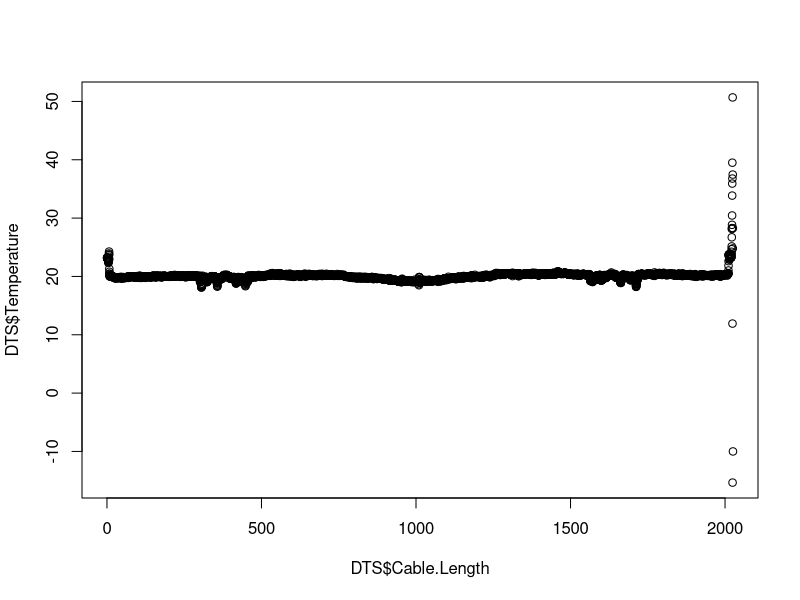
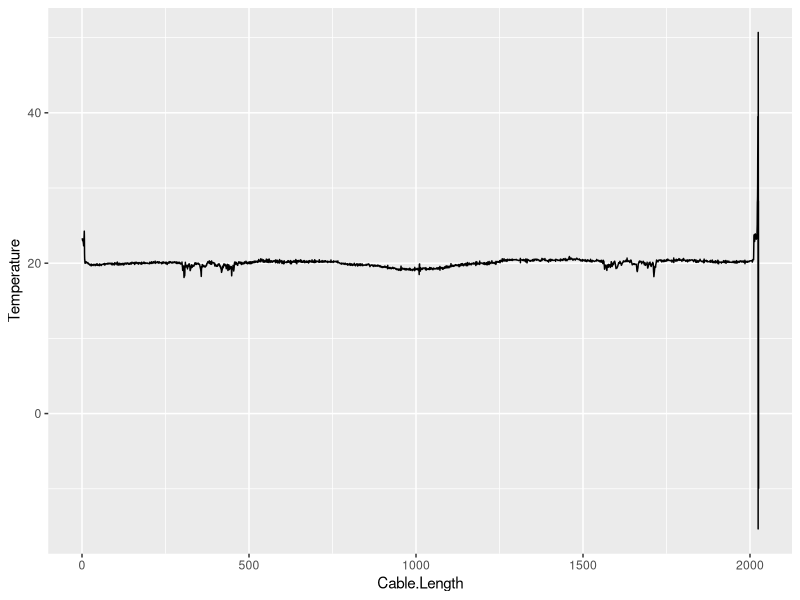
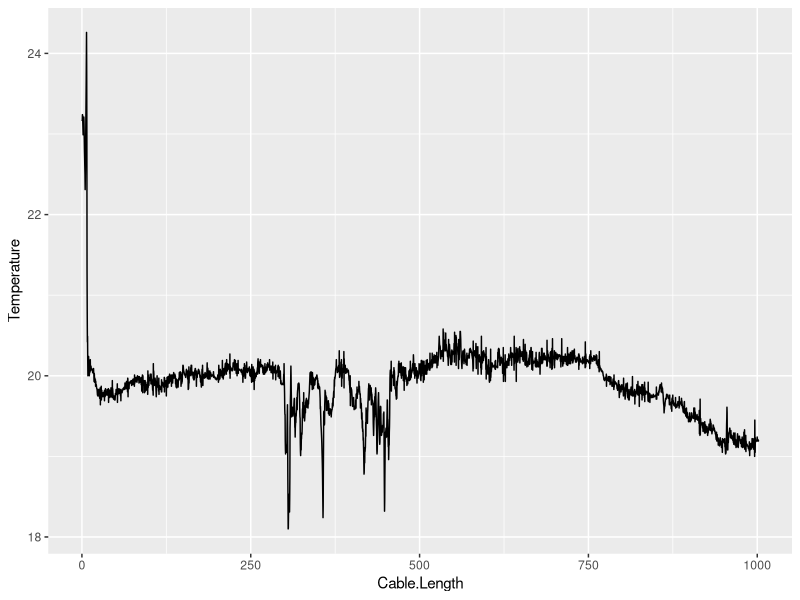
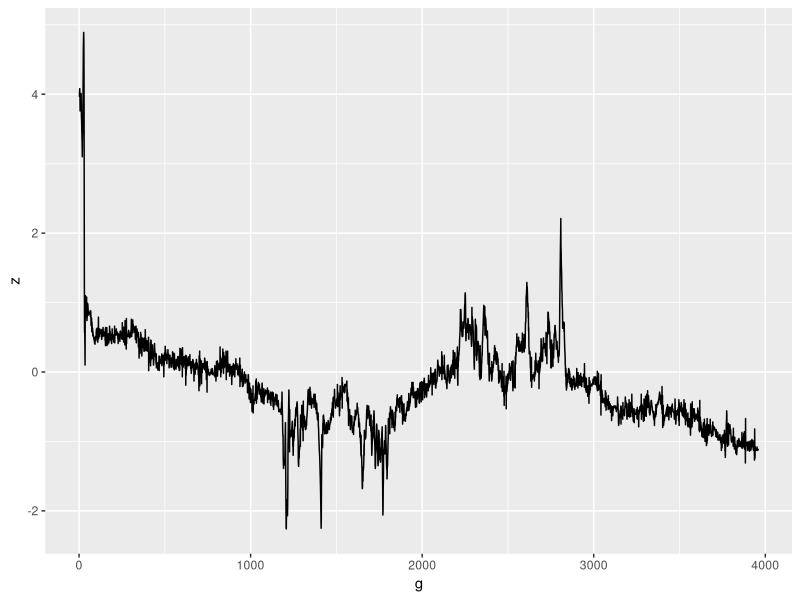

Write the R code that produced these figures, in order.
## ---- chunk 1
library(ggplot2)
## ---- chunk 2
DTS <- read.csv('DTS Data.csv', header = T)
## ---- chunk 3
x <- DTS[1:3960,]
y <- DTS[3961:7920,]
head(x)
## ---- chunk 4
### Basic Plot in Plot to see whatjhfgjhg is there
plot(DTS$Cable.Length, DTS$Temperature)

### Formal Plot in GGplot
ggplot(DTS, aes (x= Cable.Length, y= Temperature)) + geom_line(aes(fill = "Temperature"))

### Half of the cable length
ggplot(x, aes(x= Cable.Length, y= Temperature)) + geom_line(aes(fill = "Temperature"))
## ---- chunk 5
x1 <- x$Temperature
y1 <- y$Temperature
z <- x1-y1
g <- 1:3960
Z <- data.frame(g, z)
ggplot(Z, aes(x= g, y= z)) + geom_line(aes(fill = "z"))
